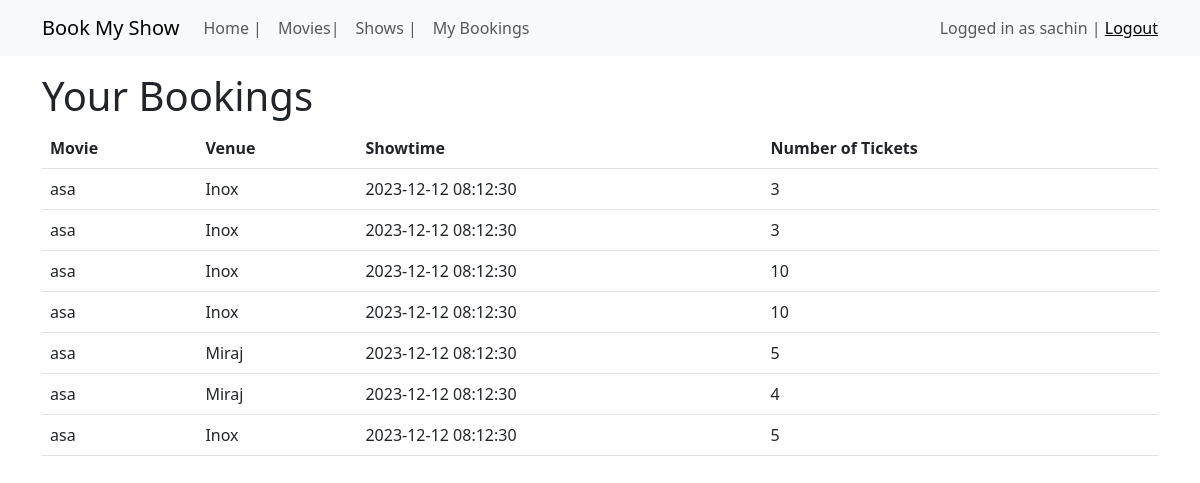
Before: /bookings (signed in) with the older database file.
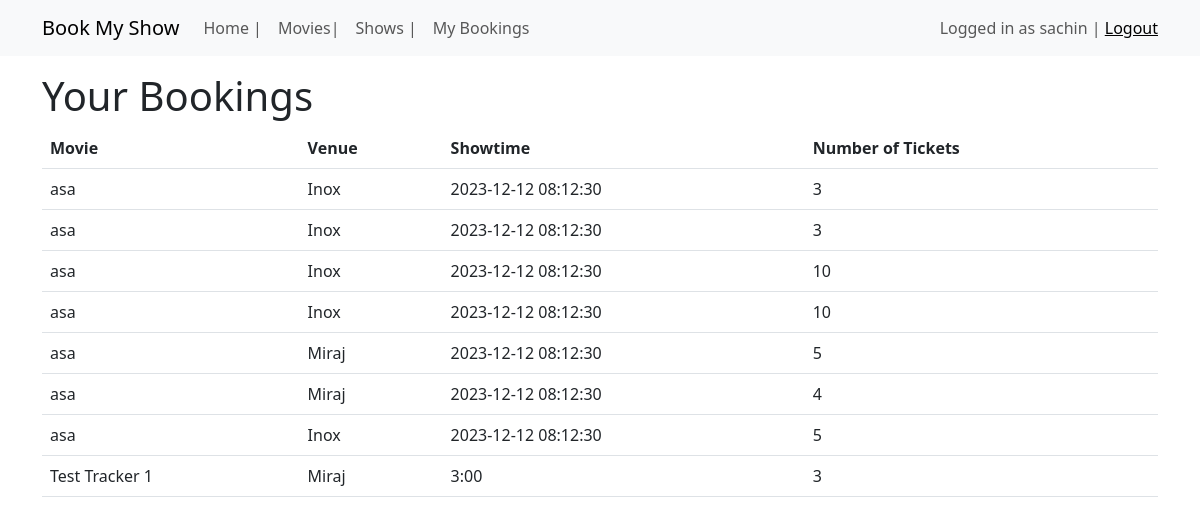
After: the same page with the newer database file.
### application/models.py (models this page shows, shortened)
class Booking(db.Model):
    id = db.Column(db.Integer, primary_key=True)
    user_id = db.Column(db.Integer, db.ForeignKey('user.id'), nullable=False)
    showtime_id = db.Column(db.Integer, db.ForeignKey('showtime.id'), nullable=False)
    movie_id = db.Column(db.Integer, db.ForeignKey('movie.id'), nullable=False)
    cinema_id = db.Column(db.Integer, db.ForeignKey('cinema.id'), nullable=False)
    date = db.Column(db.Date)
    time = db.Column(db.Time)
    num_tickets = db.Column(db.Integer, nullable=False)

class Movie(db.Model):
    id = db.Column(db.Integer, primary_key=True)
    name = db.Column(db.String(100), nullable=False)
    genre = db.Column(db.String(100), nullable=False)
    director = db.Column(db.String(100), nullable=False)
    cast = db.Column(db.String(1000), nullable=False)
    synopsis = db.Column(db.Text, nullable=False)
    duration = db.Column(db.Integer, nullable=False)
    release_date = db.Column(db.Text)
    rating = db.Column(db.Float, nullable=False)
    poster = db.Column(db.String(100))
    bookings = db.relationship('Booking', backref='movie', lazy=True)
    comments = db.relationship('Comment', backref='movie', lazy=True)
    likes = db.relationship('Like', backref='movie', lazy=True)
    showtimes = db.relationship('Showtime', backref='movie', lazy=True)

class Cinema(db.Model):
    id = db.Column(db.Integer, primary_key=True)
    name = db.Column(db.String(100), nullable=False)
    location = db.Column(db.String(100), nullable=False)
    seating_capacity = db.Column(db.Integer, nullable=False)
    showtimes = db.relationship('Showtime', backref='cinema', lazy=True)
    bookings = db.relationship('Booking', backref='cinema', lazy=True)

class Showtime(db.Model):
    id = db.Column(db.Integer, primary_key=True)
    movie_id = db.Column(db.Integer, db.ForeignKey('movie.id') )
    cinema_id = db.Column(db.Integer, db.ForeignKey('cinema.id'))
    date = db.Column(db.String)
    time = db.Column(db.String, nullable=False)
    ticket_price = db.Column(db.Float, nullable=False)
    bookings = db.relationship('Booking', backref='showtime', lazy=True)
    num_booked = db.Column(db.Integer, default=0)

### application/controllers.py (the view)
@app.route('/bookings', methods=['GET', 'POST'])
@login_required
def bookings():
    bookings = Booking.query.filter_by(user_id=current_user.id).all()
    return render_template('bookings.html', bookings=bookings)

### application/controllers.py (called while the page is built)
@login_manager.user_loader
def load_user(user_id):
    return User.query.get(int(user_id))

### templates/bookings.html
{% extends "base.html" %}
{% block content %}
  <h1>Your Bookings</h1>
  {% if bookings %}
    <table class="table">
      <thead>
        <tr>
          <th>Movie</th>
          <th>Venue</th>
          <th>Showtime</th>
          <th>Number of Tickets</th>
        </tr>
      </thead>
      <tbody>
        {% for booking in bookings %}
          <tr>
            <td>{{ booking.movie.name }}</td>
            <td>{{ booking.cinema.name }}</td>
            <td>{{ booking.showtime.time }}</td>
            <td>{{ booking.num_tickets }}</td>
          </tr>
        {% endfor %}
      </tbody>
    </table>
  {% else %}
    <p>You haven't made any bookings yet.</p>
  {% endif %}
{% endblock %}

Changed rows visible on the page:
added Booking: movie.name "Test Tracker 1", cinema.name "Miraj", showtime.time "3:00", num_tickets "3"
